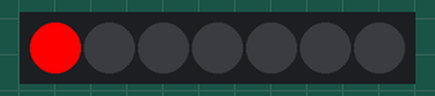
This sketch was run on a simulated Arduino Uno, built with avr-gcc and run on an emulated ATmega328P. On the bench: 7 RGB LEDs in strip order, left to right.

Above: at 0.2 s.
At 4.2 s:
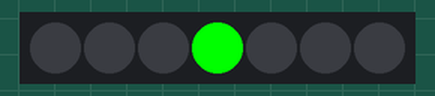
At 8.21 s:
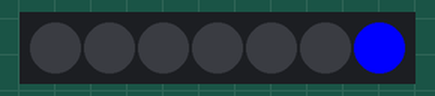
At 10.21 s:
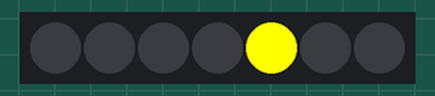
At 12.21 s:
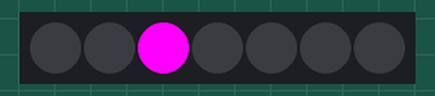
At 16.61 s:
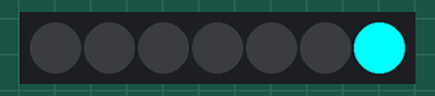
Timing chart, 0 to 40.0 s (numbered marks = the images above):
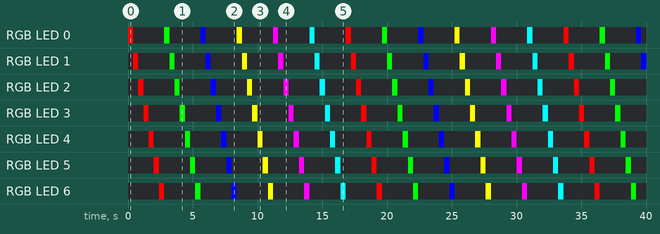

The sketch:

TiraLeds.ino
```cpp
#include <Adafruit_NeoPixel.h>

#define PIN 6
#define NUM_LEDS 7

Adafruit_NeoPixel strip(NUM_LEDS, PIN, NEO_GRB + NEO_KHZ800);

int ledActual = 0;
int colorActual = 0;

void setup() {
  strip.begin();
  strip.show(); // Todo apagado
}

void loop() {
  strip.clear(); // Apagar todos los LEDs

  uint32_t color;

  // Cambiar de color
  switch (colorActual) {
    case 0:
      color = strip.Color(255, 0, 0); // Rojo
      break;
    case 1:
      color = strip.Color(0, 255, 0); // Verde
      break;
    case 2:
      color = strip.Color(0, 0, 255); // Azul
      break;
    case 3:
      color = strip.Color(255, 255, 0); // Amarillo
      break;
    case 4:
      color = strip.Color(255, 0, 255); // Magenta
      break;
    case 5:
      color = strip.Color(0, 255, 255); // Cyan
      break;
  }

  // Encender solo un LED
  strip.setPixelColor(ledActual, color);
  strip.show();

  delay(400);

  // Siguiente LED
  ledActual++;

  if (ledActual >= NUM_LEDS) {
    ledActual = 0;
    colorActual++;
    if (colorActual > 5) colorActual = 0;
  }
}
```

Measured:
- by itself, RGB LED 0–6: repeats every 16.8 s: off 2.4 s, RGB(0, 255, 0) 0.40 s, off 2.4 s, RGB(0, 0, 255) 0.40 s, off 2.4 s, RGB(255, 255, 0) 0.40 s, off 2.4 s, RGB(255, 0, 255) 0.40 s, off 2.4 s, RGB(0, 255, 255) 0.40 s, off 2.4 s, RGB(255, 0, 0) 0.40 s
- by itself, everything shown: repeats every 16.8 s, in 42 steps
- what the display in image 1 shows lasts 0.4 s, from 4.0 s to 4.4 s
